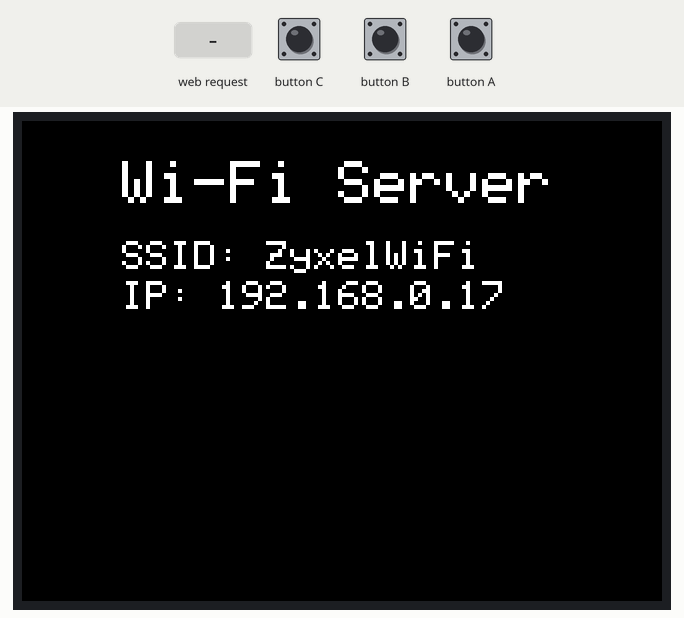
Simulated run of this sketch. Board: ESP32. Shown: 320×240 colour display. Inputs (shaded band) come from the test bench. WiFi joins after 1.5 s; servers stay silent unless stated; what the sketch prints to the serial monitor is not drawn.

Above: at 1.3 s.
1.4 s: HTTP request GET /off? received
At 1.9 s:
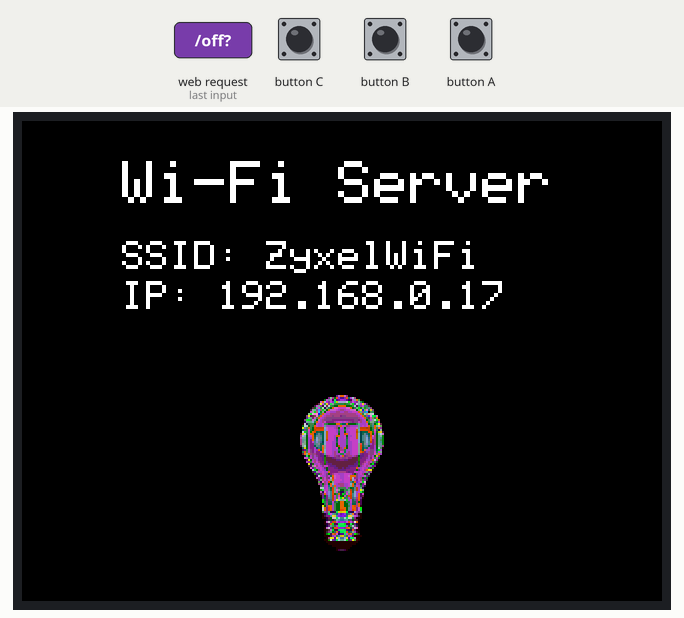
2.9 s: HTTP request GET /on? received
At 4.3 s:
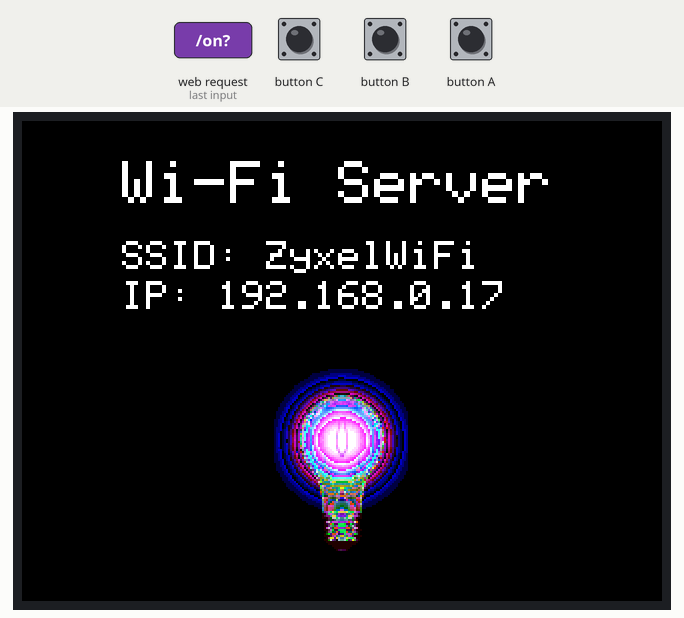
Timing chart, 0 to 5.9 s (numbered marks = the images above; inputs shaded):
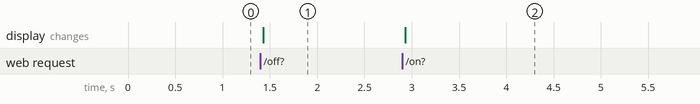

The sketch:

wifi-access-point.ino
```cpp
#include <M5Stack.h>
#include "WiFi.h"

#define button_A 39
#define button_B 38
#define button_C 37

char ssid[] = "ZyxelWiFi";
char password[] = "chelniciNo1972";

WiFiServer server(80);
IPAddress ip(192, 168, 0, 17);
IPAddress gateway(192, 168, 0, 1);
IPAddress subnet(255, 255, 255, 0);

extern unsigned char lightOn[];
extern unsigned char lightOff[];

String M5STACK_DATA;

// cppcheck-suppress unusedFunction
void setup() {

  m5.begin();

  Serial.begin(9600);
  Serial.println("Start");

  M5.Lcd.setBrightness(10);

  M5.Lcd.setTextSize(3);
  M5.Lcd.setCursor(50, 20);
  M5.Lcd.print("Wi-Fi Server");

  M5.Lcd.setTextSize(2);

  M5.Lcd.setCursor(50, 60);
  M5.Lcd.print("SSID: ");
  M5.Lcd.print(ssid);
  // M5.Lcd.setCursor(50, 80);
  // M5.Lcd.print("PSWD: ");
  // M5.Lcd.print(password);

  // Connect to WiFi & start server
  WiFi.mode(WIFI_AP);
  WiFi.softAP(ssid, password);
  WiFi.softAPConfig(ip, gateway, subnet);
  WiFi.begin();
  server.begin();

  // Print IP
  String ipStr = ip.toString();
  M5.Lcd.setCursor(50, 80);
  M5.Lcd.print("IP: ");
  M5.Lcd.print(ipStr);
  String localIpStr = WiFi.localIP().toString();
  Serial.println("Using ip: " + ipStr);
  Serial.println("Local ip: " + localIpStr);

  M5.Lcd.print("\n");

}

String parseGET(String str) {
  String tmp = "";
  for (int i = 0, j = 0; i < str.length(); i++) {
    if (str[i] == ' ') j++;
    if (j == 1) {
      if (str[i] != ' ') tmp += str[i];
    }
    if (j == 2) break;
  }
  return tmp;
}

bool button(int contactNumber) {
  if (digitalRead(contactNumber) == LOW) {
    delay(10);
    if (digitalRead(contactNumber) == LOW) return true;
  }
  return false;
}

// cppcheck-suppress unusedFunction
void loop() {
  String currentString = "";
  bool readyResponse = false;
  WiFiClient client = server.available();
  while (client.connected()) {
    if (client.available()) {
      // Serial.println("client.available");
      if (button(button_A)) {
        M5.Lcd.fillRect(45, 230, 230, 5, BLACK);
        M5.Lcd.fillRect(45, 230, 50, 5, 0xf980);
        M5.Lcd.drawLine(135, 235, 184, 235, 0x4c0);
        M5.Lcd.drawLine(225, 235, 274, 235, 0x013);
        M5STACK_DATA = "hello from red button A!";
      }

      if (button(button_B)) {
        M5.Lcd.fillRect(45, 230, 230, 5, BLACK);
        M5.Lcd.drawLine(45, 235, 94, 235, 0xf980);
        M5.Lcd.fillRect(135, 230, 50, 5, 0x37e0);
        M5.Lcd.drawLine(225, 235, 274, 235, 0x013);
        M5STACK_DATA = "hello from green button B!";
      }

      if (button(button_C)) {
        M5.Lcd.fillRect(45, 230, 230, 5, BLACK);
        M5.Lcd.drawLine(45, 235, 94, 235, 0xf980);
        M5.Lcd.drawLine(135, 235, 184, 235, 0x4c0);
        M5.Lcd.fillRect(225, 230, 50, 5, 0x19f);
        M5STACK_DATA = "hello from blue button C!";
      }

      char c = client.read();
      if (c != '\r') {
        if (c != '\n') {
          currentString += c;
        }
        // Serial.println("currentString: " + currentString);
      }
      else {
        // M5.Lcd.print(currentString);
        // M5.Lcd.print("\n");
        readyResponse = true;  // готов отдать браузеру
      }

      // отдать браузеру
      if (readyResponse) {
        String GET = parseGET(currentString);
        Serial.println("readyResponse: " + GET);

        // client.flush();
        client.println("HTTP/1.1 200 OK");
        client.println("Content-type:text/html");
        client.println();

        if (GET == "/update") {
          client.print("<html>");
          client.print("<head>");
          client.print("<meta http-equiv=\"Refresh\" content=\"5\"/>");
          client.print("<script type=\"text/javascript\">");
          client.print("var M5STACK_DATA = \"");
          client.print(M5STACK_DATA);
          client.print("\";");
          client.print("</script>");
          client.print("</head>");
          client.print("</html>");
        }
        else {
          client.print("<html>");
          client.print("<head>");
          client.print("<meta name=\"viewport\" content=\"width=device-width; initial-scale=1.0; maximum-scale=1.0; user-scalable=0;\" />");
          client.print("<script type=\"text/javascript\">");
          client.print("setInterval(function(){document.getElementById(\"M5STACK_DATA\").innerHTML = window.frames[0].M5STACK_DATA;}, 1000);");
          client.print("</script>");
          client.print("</head>");
          client.print("<body>");
          client.print("<h1>M5Stack</h1>");
          client.print("<h2>Wi-Fi Server</h2>");
          client.print("<hr>");
          client.print("<h3>Remote control:</h3>");
          client.print("<span>Note: please click on the button and look at the screen of the device</span>");
          client.print("<br><br>");

          if ((GET == "/off?") || (GET == "/")) {
            M5.Lcd.drawBitmap(126, 120, 100, 100, (uint16_t *)lightOff);
            client.print("<form action=\"/on\">");
            client.print("<button type=\"submit\">Turn ON</button>");
          }
          else if (GET == "/on?") {
            M5.Lcd.drawBitmap(126, 120, 100, 100, (uint16_t *)lightOn);
            client.print("<form action=\"/off\">");
            client.print("<button type=\"submit\">Turn OFF</button>");
          }

          client.print("</form>");
          client.print("<hr>");
          client.print("<h3>Remote monitor:</h3>");
          client.print("<span>Note: please press and hold any three buttons on the device</span>");
          client.print("<br>");
          client.print("> <span id=\"M5STACK_DATA\"></span>");
          client.print("<iframe src=\"/update\" hidden=\"true\"></iframe>");
          client.print("</body>");
          client.print("</html>");
        }

        client.println();
        client.println();
        client.flush();

        // // cppcheck-suppress unreadVariable
        // readyResponse = false;
        // // cppcheck-suppress unreadVariable
        // currentString = "";

        break;
      }
    }
  }
}
```

Source omitted: lightOff.c (103867 bytes), lightOn.c (106536 bytes)

Measured:
- after the input at 1.4 s, the display: changes at once (image 1)
- after the input at 2.9 s, the display: changes at once (image 2)
